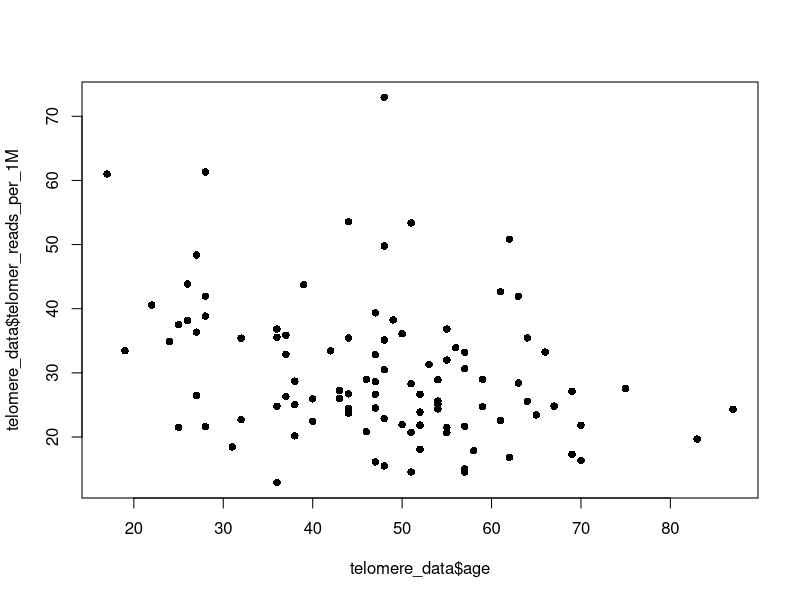
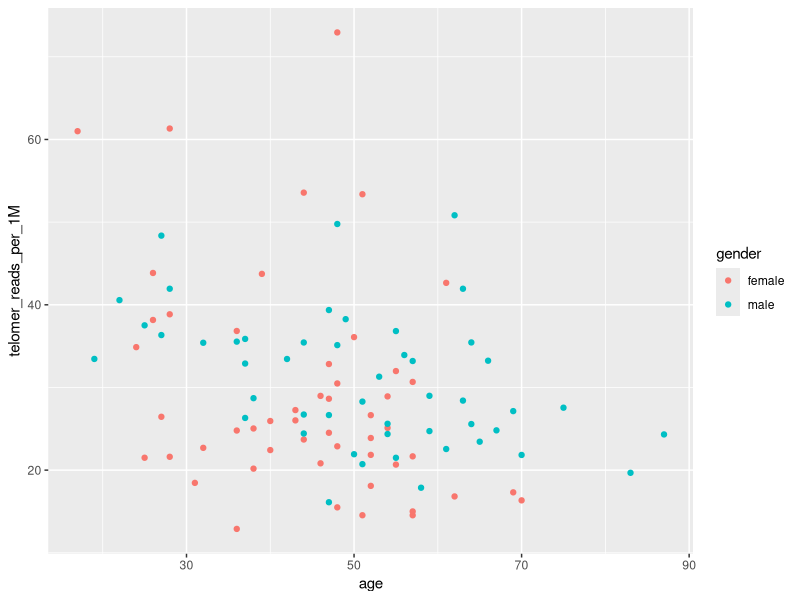
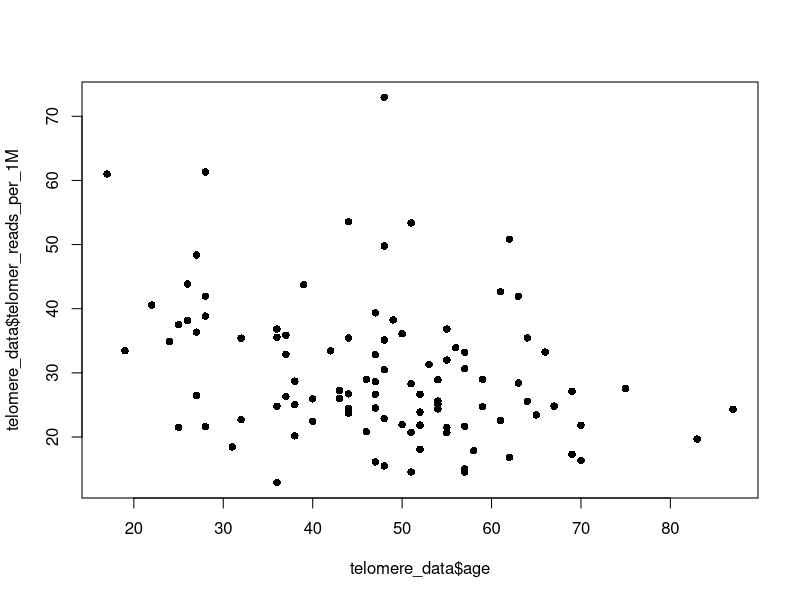
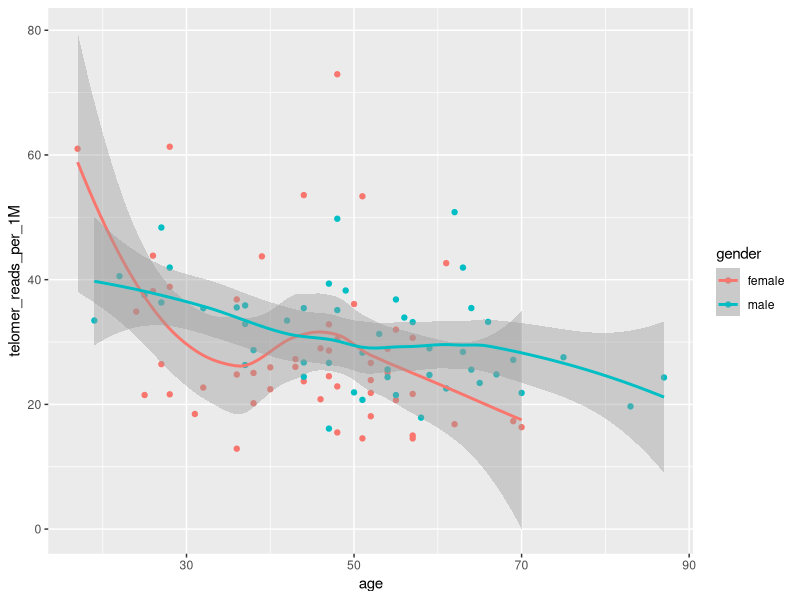
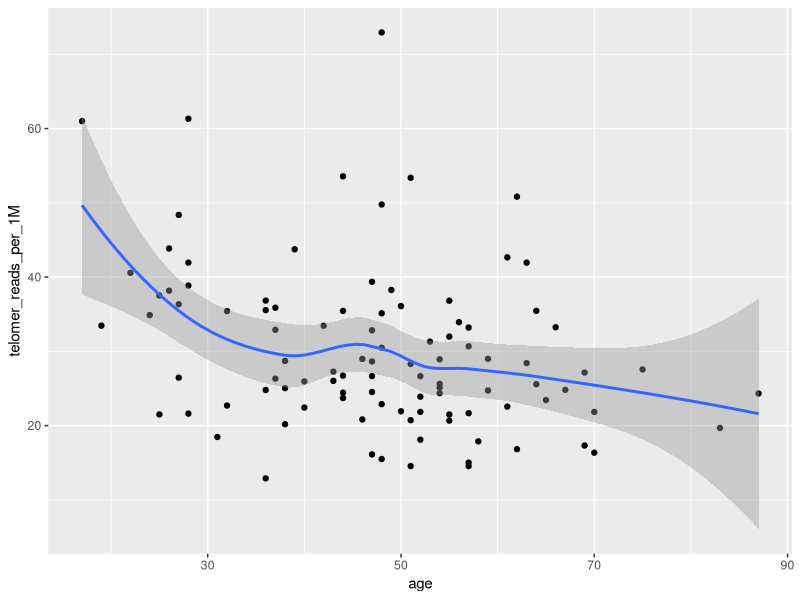
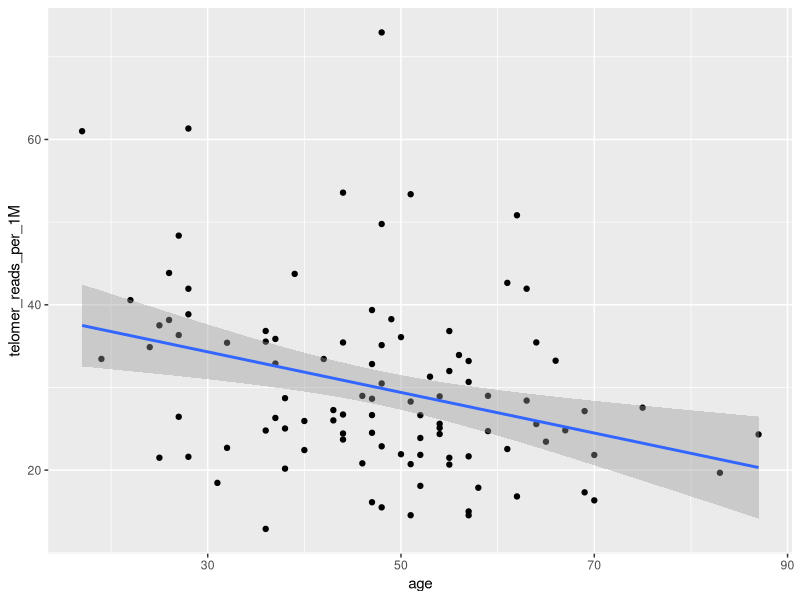
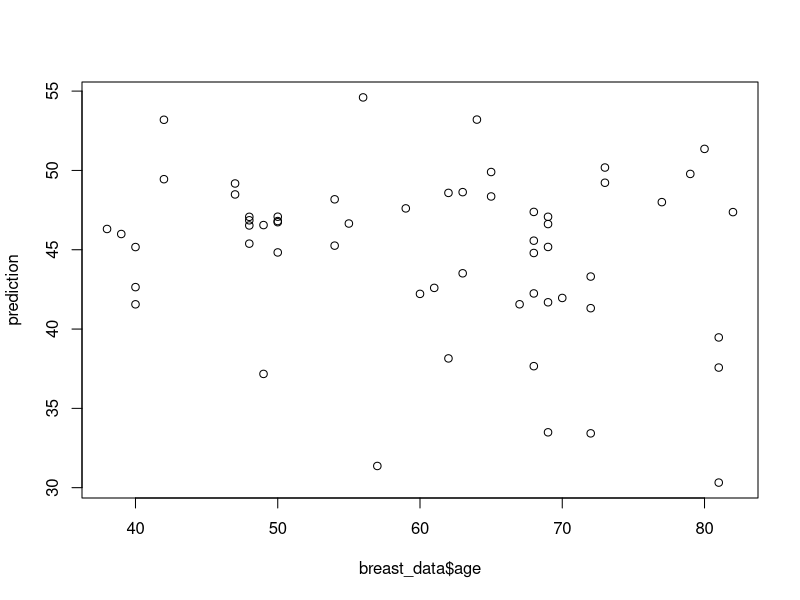
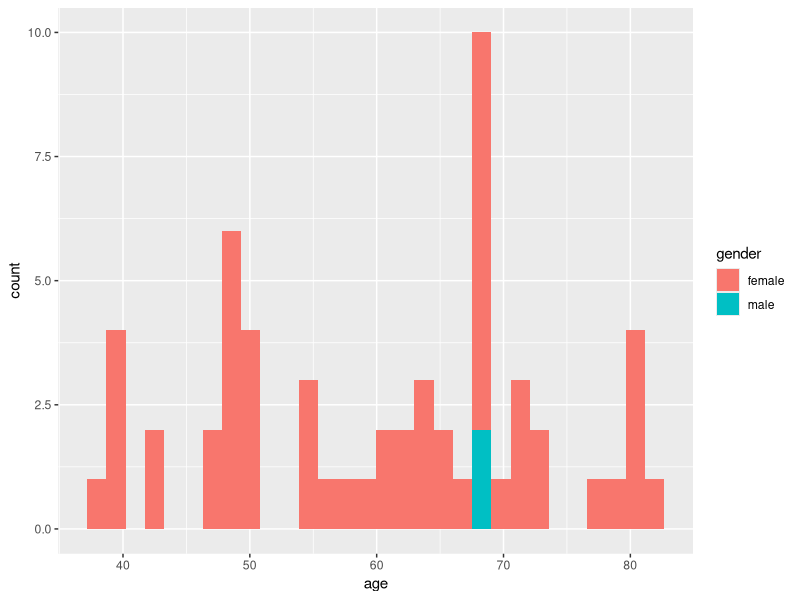

The R script that drew these images, in order:
# R script to demonstrate regression analysis

library(ggplot2)

#Read data from file
# telomere length and age from healthy people
 
telomere_data<-read.csv("read_counts_counting.txt",header=TRUE,sep="\t")
str(telomere_data)

#Plot data
plot(telomere_data$age,telomere_data$telomer_reads_per_1M,pch=16)
ggplot(telomere_data, aes(x=age,y=telomer_reads_per_1M,color=gender)) + geom_point()

#Plot again but with Loess fit
plot(telomere_data$age,telomere_data$telomer_reads_per_1M,pch=16)
ggplot(telomere_data, aes(x=age,y=telomer_reads_per_1M,color=gender)) + geom_point() + geom_smooth()

#Plot again but with Loess fit
ggplot(telomere_data, aes(x=age,y=telomer_reads_per_1M)) + geom_point() + geom_smooth()

#Plot again but with Linear Model fit
ggplot(telomere_data, aes(x=age,y=telomer_reads_per_1M)) + geom_point() + geom_smooth(method=lm)

#Start with calculation of correlation
cor.test(telomere_data$age,telomere_data$telomer_reads_per_1M)
cor.test(telomere_data$age,telomere_data$telomer_reads_per_1M,method="spearman")

#Calculate a linear model
model = lm(age ~ telomer_reads_per_1M, data=telomere_data)
summary(model)


#Predict a new value
new_data<-data.frame(telomer_reads_per_1M=c(15,20,10))
prediction<-predict(model,newdata=new_data)

#Analyze new set of data
breast_data<-read.csv("read_counts_counting_breast.txt",header=TRUE,sep="\t")
str(breast_data)
prediction<-predict(model,newdata=breast_data)
plot(breast_data$age,prediction)
cor.test(breast_data$age,prediction)


#Check breast cancer dataset
ggplot(breast_data,aes(age,fill=gender)) +geom_histogram()

#Compare datasets
ggplot(telomere_data,aes(age)) +geom_histogram(fill="blue") + geom_histogram(data=breast_data,fill="red")
ggplot(telomere_data,aes(age)) +geom_density(fill="blue",alpha=0.2) + geom_density(data=breast_data,fill="red",alpha=0.2)


